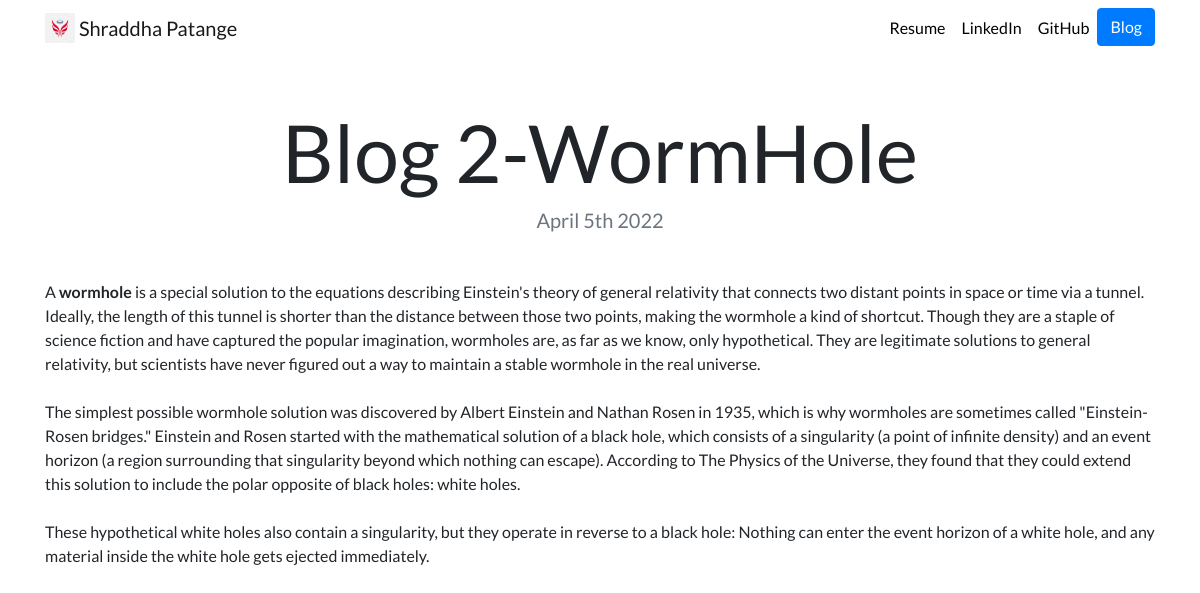
The app's page /blog/2/ with its own data.
### blog/models.py (models this page shows, shortened)
class Blog(models.Model):
    title = models.CharField(max_length = 200)
    description = models.TextField()
    date = models.DateField()

### blog/views.py (the view)
# urls.py: path('<int:blog_id>/', views.detail, name = 'detail'),
def detail(request,blog_id):
    blog = get_object_or_404(Blog, pk = blog_id)
    return render(request, 'blog/detail.html',{'blog': blog})

### blog/templates/blog/detail.html
{% extends "portfolio/base.html" %}
{% load static %}
{% block content %}
<h1 class="text-center mt-5" id="blogdetailtitle">{{ blog.title }}</h1>
<h5 class="text-center text-muted mb-5">{{ blog.date|date:'F jS Y' }}</h5>
{{ blog.description|safe }}
{% endblock %}

### portfolio/static/portfolio/custom.css (style rules this page uses)
body { font-family: 'Lato', sans-serif; }
@media (min-width: 992px) { #blogdetailtitle { font-size: 5rem; } }

### records on screen
Blog: title "Blog 2-WormHole", date "April 5th 2022", description "A wormhole is a special solution to the equations describing Einstein's theory of general relativity that connects two distant points in space or time via a tunnel. Ideally, the length of this tunnel is shorter than the distance between those two points, making the wormhole a kind of shortcut. Though they are a staple of science fiction and have captured the popular imagination, wormholes are, as far as we know, only hypothetical. They are legitimate solutions to general relativity, but scientists have never figured out a way to maintain a stable wormhole in the real universe. The simplest possible wormhole solution was discovered by Albert Einstein and Nathan Rosen in 1935, which is why…"
